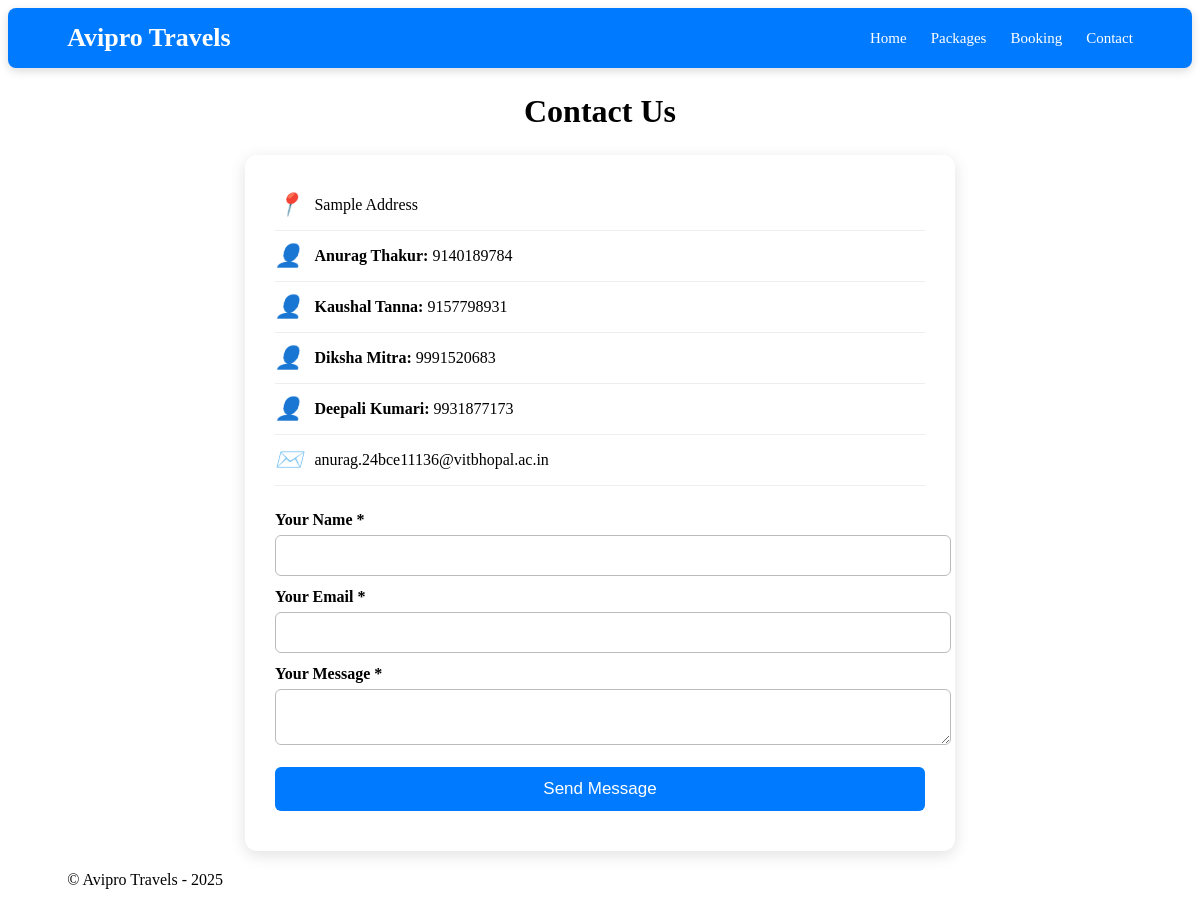
Screenshot of /public/contact.php with the database file from the repository.
### tables this page shows
CREATE TABLE `site_settings` (
  `id` int(11) NOT NULL,
  `meta_key` varchar(100) NOT NULL,
  `meta_value` longtext DEFAULT NULL,
  `updated_at` timestamp NOT NULL DEFAULT current_timestamp() ON UPDATE current_timestamp()
);

### public/contact.php (the view, shortened to what this page needs)
<?php
require_once __DIR__ . '/../includes/header.php';
$pdo = getPDO();
$stmt = $pdo->prepare("SELECT meta_value FROM site_settings WHERE meta_key='site_contact' LIMIT 1");
$stmt->execute();
$c = $stmt->fetchColumn();
$contact = $c ? json_decode($contact ?? $c, true) : [];
$contact_address = $contact['address'] ?? 'VIT Bhopal University, Madhya Pradesh, India';
$primary_name     = "Anurag Thakur";
$primary_phone    = "9140189784";
$secondary_name   = "Kaushal Tanna";
$secondary_phone  = "9157798931";
$third_name       = "Diksha Mitra";
$third_phone      = "9991520683";
$fourth_name      = "Deepali Kumari";
$fourth_phone     = "9931877173";
$contact_email = "anurag.24bce11136@vitbhopal.ac.in";
?>
<h2>Contact Us</h2>
<div class="contact-box">
    <div class="contact-item">
        <i>📍</i>
        <span><?= htmlspecialchars($contact_address) ?></span>
    </div>
    <div class="contact-item">
        <i>👤</i>
        <span><strong><?= $primary_name ?>:</strong> <?= $primary_phone ?></span>
    </div>
    <div class="contact-item">
        <i>👤</i>
        <span><strong><?= $secondary_name ?>:</strong> <?= $secondary_phone ?></span>
    </div>
    <div class="contact-item">
        <i>👤</i>
        <span><strong><?= $third_name ?>:</strong> <?= $third_phone ?></span>
    </div>
    <div class="contact-item">
        <i>👤</i>
        <span><strong><?= $fourth_name ?>:</strong> <?= $fourth_phone ?></span>
    </div>
    <div class="contact-item">
        <i>✉️</i>
        <span><?= htmlspecialchars($contact_email) ?></span>
    </div>
    <form id="contactForm">
      <label>Your Name *</label>
      <input name="name" required>
      <label>Your Email *</label>
      <input type="email" name="email" required>
      <label>Your Message *</label>
      <textarea name="message" required></textarea>
      <button type="submit">Send Message</button>
    </form>
</div>
<?php require_once __DIR__ . '/../includes/footer.php'; ?>

### includes/header.php (shortened to what this page needs)
<?php
$pdo = getPDO();
$siteTitle = "Avipro Travels";
$stmt = $pdo->prepare("SELECT meta_value FROM site_settings WHERE meta_key='site_title' LIMIT 1");
$stmt->execute();
$row = $stmt->fetch();
if ($row) $siteTitle = $row["meta_value"];
$base = "/avipro_travels/public";
?>
<!DOCTYPE html>
<html>
<head>
</head>
<body>
<header class="site-header">
  <div class="container">
    <h1><?= htmlspecialchars($siteTitle) ?></h1>
    <nav>
      <a href="<?= $base ?>/index.php">Home</a>
      <a href="<?= $base ?>/packages.php">Packages</a>
      <a href="<?= $base ?>/booking.php">Booking</a>
      <a href="<?= $base ?>/contact.php">Contact</a>
    </nav>
  </div>
</header>
<main class="container">

### includes/header.php (style rules this page uses)
.site-header { background: #007bff; padding: 15px 0; color: #fff; box-shadow: 0 3px 10px rgba(0,0,0,0.15); border-radius: 8px; margin-bottom: 25px; }
.site-header .container { width: 90%; max-width: 1300px; margin: auto; display: flex; justify-content: space-between; align-items: center; }
.site-header h1 { font-size: 26px; font-weight: 600; margin: 0; }
.site-header nav a { color: #fff; text-decoration: none; font-size: 15px; margin-left: 20px; font-weight: 500; transition: 0.3s; }
.container { width: 90%; max-width: 1300px; margin: auto; }

### public/contact.php (style rules this page uses)
h2 { text-align: center; margin: 20px 0 25px; font-size: 32px; font-weight: 700; }
.contact-box { max-width: 650px; margin: 20px auto; padding: 25px 30px; background: #fff; border-radius: 12px; box-shadow: 0 4px 16px rgba(0,0,0,0.12); animation: fadeIn 0.5s ease; }
.contact-item { padding: 12px 0; border-bottom: 1px solid #eee; font-size: 16px; display: flex; align-items: center; }
.contact-item i { font-size: 22px; margin-right: 12px; color: #007bff; }
.contact-item span { font-weight: 500; }
form { margin-top: 25px; }
form label { font-weight: 600; display: block; margin-top: 12px; }
input, textarea { width: 100%; padding: 12px; border: 1px solid #bbb; border-radius: 6px; margin-top: 6px; }
button { margin-top: 18px; width: 100%; padding: 12px; background: #007bff; color: #fff; border: none; font-size: 17px; border-radius: 6px; cursor: pointer; transition: 0.3s; }

### rows the page displays
site_settings: meta_value "Avipro Travels"
site_settings: meta_value "Sample Address"

### other values shown
$primary_name "Anurag Thakur"
$primary_phone "9140189784"
$secondary_name "Kaushal Tanna"
$secondary_phone "9157798931"
$third_name "Diksha Mitra"
$third_phone "9991520683"
$fourth_name "Deepali Kumari"
$fourth_phone "9931877173"
$contact_email "anurag.24bce11136@vitbhopal.ac.in"
